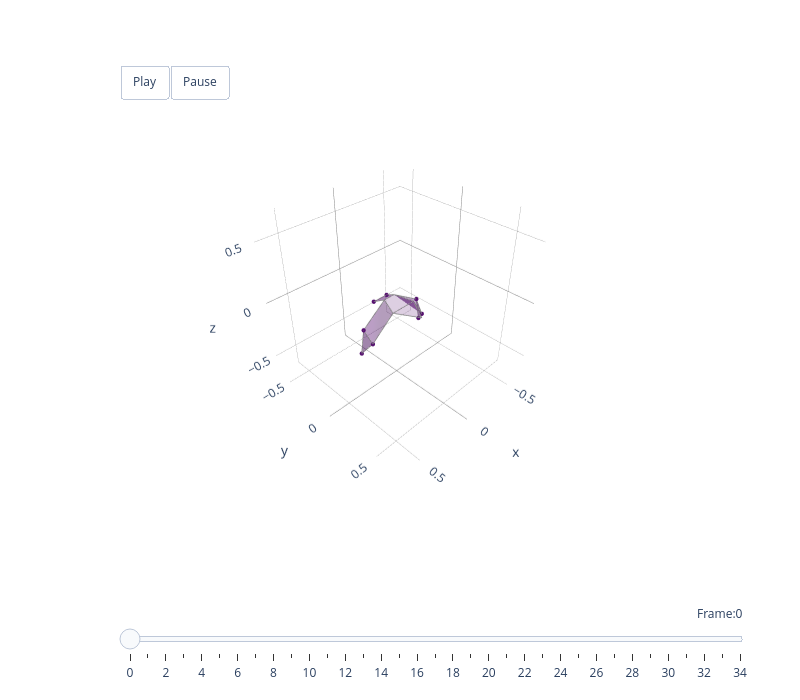

Notebook cell for this chart:
### Markdown cell above
### Full bilateral flight reconstruction

We can also reconstruct a complete flight sequence using the mean left and right scores from a hawk (Toothless, 9 m straight flight) and project it onto the species morphology.

### Code cell
# Get mean flight scores for a hawk
scores_df, _ = get_score_df(scores, unilateral_frame_info_df, size_bin=0.05)

_, Left_mean_scores, _, _ = get_binned_scores(
    scores_df, hawkname="Toothless", perchDist="9m", turn='Straight',
    left=True, year=2020
)
_, Right_mean_scores, _, _ = get_binned_scores(
    scores_df, hawkname="Toothless", perchDist="9m", turn='Straight',
    left=False, year=2020
)

Left_selected = Left_mean_scores.to_numpy()
Right_selected = Right_mean_scores.to_numpy()
components_list = np.arange(12)

# Reconstruct bilateral flight in target species morphology
recon_left = reconstruct(Left_selected, pc_transformed, mu_species, components_list)
recon_right = reconstruct(Right_selected, pc_transformed, mu_species, components_list)
reconstructed_full = to_bilateral(recon_right, left=recon_left)

print(f"Reconstructed flight: {reconstructed_full.shape[0]} frames")
animate_plotly(approx_bird3d, reconstructed_full[:35], colour='#540D6E')

### Figure 1 — Plotly figure (JSON) as saved in the notebook; plotly's stock layout.template omitted (floating-point values rounded to 4 significant figures)
{"data": [{"color": "#540D6E", "hoverinfo": "none", "opacity": 0.5, "type": "mesh3d", "x": [-0.3123, -0.2647, -0.2802], "y": [-0.06263, 0.0156, -0.06066], "z": [-0.3507, -0.2429, -0.147]}, {"hoverinfo": "name", "line": {"color": "grey", "width": 1.5}, "mode": "lines", "name": "left_handwing #540D6E", "type": "scatter3d", "x": [-0.3123, -0.2647, -0.2802, -0.3123], "y": [-0.06263, 0.0156, -0.06066, -0.06263], "z": [-0.3507, -0.2429, -0.147, -0.3507]}, {"color": "#540D6E", "hoverinfo": "none", "opacity": 0.5, "type": "mesh3d", "x": [0.3026, 0.2562, 0.2738], "y": [-0.06012, 0.01677, -0.05895], "z": [-0.3524, -0.2441, -0.1481]}, {"hoverinfo": "name", "line": {"color": "grey", "width": 1.5}, "mode": "lines", "name": "right_handwing #540D6E", "type": "scatter3d", "x": [0.3026, 0.2562, 0.2738, 0.3026], "y": [-0.06012, 0.01677, -0.05895, -0.06012], "z": [-0.3524, -0.2441, -0.1481, -0.3524]}, {"color": "#540D6E", "hoverinfo": "none", "opacity": 0.4, "type": "mesh3d", "x": [-0.2647, -0.2802, -0.049, -0.1056], "y": [0.0156, -0.06066, -0.07383, 0.07383], "z": [-0.2429, -0.147, -1.429e-15, -0.01495]}, {"hoverinfo": "name", "line": {"color": "grey", "width": 1.5}, "mode": "lines", "name": "left_armwing #540D6E", "type": "scatter3d", "x": [-0.2647, -0.2802, -0.049, -0.1056, -0.2647], "y": [0.0156, -0.06066, -0.07383, 0.07383, 0.0156], "z": [-0.2429, -0.147, -1.429e-15, -0.01495, -0.2429]}, {"color": "#540D6E", "hoverinfo": "none", "opacity": 0.4, "type": "mesh3d", "x": [0.2562, 0.2738, 0.049, 0.1056], "y": [0.01677, -0.05895, -0.07383, 0.07383], "z": [-0.2441, -0.1481, -1.429e-15, -0.01495]}, {"hoverinfo": "name", "line": {"color": "grey", "width": 1.5}, "mode": "lines", "name": "right_armwing #540D6E", "type": "scatter3d", "x": [0.2562, 0.2738, 0.049, 0.1056, 0.2562], "y": [0.01677, -0.05895, -0.07383, 0.07383, 0.01677], "z": [-0.2441, -0.1481, -1.429e-15, -0.01495, -0.2441]}, {"color": "#540D6E", "hoverinfo": "none", "opacity": 0.2, "type": "mesh3d", "x": [0.1056, -0.1056, -0.049, 0.049], "y": [0.07383, 0.07383, -0.07383, -0.07383], "z": [-0.01495, -0.01495, -1.429e-15, -1.429e-15]}, {"hoverinfo": "name", "line": {"color": "grey", "width": 1.5}, "mode": "lines", "name": "body #540D6E", "type": "scatter3d", "x": [0.1056, -0.1056, -0.049, 0.049, 0.1056], "y": [0.07383, 0.07383, -0.07383, -0.07383, 0.07383], "z": [-0.01495, -0.01495, -1.429e-15, -1.429e-15, -0.01495]}, {"color": "#540D6E", "hoverinfo": "none", "opacity": 0.2, "type": "mesh3d", "x": [0.1056, 0.0, -0.1056], "y": [0.07383, 0.254, 0.07383], "z": [-0.01495, -0.01495, -0.01495]}, {"hoverinfo": "name", "line": {"color": "grey", "width": 1.5}, "mode": "lines", "name": "head #540D6E", "type": "scatter3d", "x": [0.1056, 0.0, -0.1056, 0.1056], "y": [0.07383, 0.254, 0.07383, 0.07383], "z": [-0.01495, -0.01495, -0.01495, -0.01495]}, {"color": "#540D6E", "hoverinfo": "none", "opacity": 0.5, "type": "mesh3d", "x": [0.06303, -0.06832, -0.049, 0.049], "y": [-0.1763, -0.1751, -0.07383, -0.07383], "z": [-0.05948, -0.06063, -1.429e-15, -1.429e-15]}, {"hoverinfo": "name", "line": {"color": "grey", "width": 1.5}, "mode": "lines", "name": "tail #540D6E", "type": "scatter3d", "x": [0.06303, -0.06832, -0.049, 0.049, 0.06303], "y": [-0.1763, -0.1751, -0.07383, -0.07383, -0.1763], "z": [-0.05948, -0.06063, -1.429e-15, -1.429e-15, -0.05948]}, {"hoverinfo": "none", "marker": {"color": "#540D6E", "opacity": 1, "size": 2.5}, "mode": "markers", "type": "scatter3d", "x": [-0.3123, 0.3026, -0.2647, 0.2562, -0.2802, 0.2738, -0.06832, 0.06303], "y": [-0.06263, -0.06012, 0.0156, 0.01677, -0.06066, -0.05895, -0.1751, -0.1763], "z": [-0.3507, -0.3524, -0.2429, -0.2441, -0.147, -0.1481, -0.06063, -0.05948]}], "layout": {"height": 700, "margin": {"b": 100, "l": 50, "r": 50, "t": 100}, "scene": {"aspectmode": "cube", "aspectratio": {"x": 1, "y": 1, "z": 1}, "camera": {"eye": {"x": 1.5, "y": 1.5, "z": 1.5}, "up": {"x": 0, "y": 0, "z": 1}}, "domain": {"x": [0, 1], "y": [0.1, 1]}, "xaxis": {"backgroundcolor": "white", "dtick": 0.5, "gridcolor": "grey", "gridwidth": 0.5, "range": [-0.6841, 0.6841], "showbackground": true, "tick0": 0, "zerolinecolor": "grey"}, "yaxis": {"backgroundcolor": "white", "dtick": 0.5, "gridcolor": "grey", "gridwidth": 0.5, "range": [-0.6457, 0.7225], "showbackground": true, "tick0": 0, "zerolinecolor": "grey"}, "zaxis": {"backgroundcolor": "white", "dtick": 0.5, "gridcolor": "grey", "gridwidth": 0.5, "range": [-0.6841, 0.6841], "showbackground": true, "tick0": 0, "zerolinecolor": "grey"}}, "showlegend": false, "sliders": [{"active": 0, "currentvalue": {"font": {"size": 12}, "prefix": "Frame:", "visible": true, "xanchor": "right"}, "len": 0.9, "pad": {"b": 10, "t": 50}, "steps": [{"args": [[0], {"frame": {"duration": 300, "redraw": true}, "mode": "immediate", "transition": {"duration": 300}}], "label": "0", "method": "animate"}, {"args": [[1], {"frame": {"duration": 300, "redraw": true}, "mode": "immediate", "transition": {"duration": 300}}], "label": "1", "method": "animate"}, {"args": [[2], {"frame": {"duration": 300, "redraw": true}, "mode": "immediate", "transition": {"duration": 300}}], "label": "2", "method": "animate"}, {"args": [[3], {"frame": {"duration": 300, "redraw": true}, "mode": "immediate", "transition": {"duration": 300}}], "label": "3", "method": "animate"}, {"args": [[4], {"frame": {"duration": 300, "redraw": true}, "mode": "immediate", "transition": {"duration": 300}}], "label": "4", "method": "animate"}, {"args": [[5], {"frame": {"duration": 300, "redraw": true}, "mode": "immediate", "transition": {"duration": 300}}], "label": "5", "method": "animate"}, {"args": [[6], {"frame": {"duration": 300, "redraw": true}, "mode": "immediate", "transition": {"duration": 300}}], "label": "6", "method": "animate"}, {"args": [[7], {"frame": {"duration": 300, "redraw": true}, "mode": "immediate", "transition": {"duration": 300}}], "label": "7", "method": "animate"}, {"args": [[8], {"frame": {"duration": 300, "redraw": true}, "mode": "immediate", "transition": {"duration": 300}}], "label": "8", "method": "animate"}, {"args": [[9], {"frame": {"duration": 300, "redraw": true}, "mode": "immediate", "transition": {"duration": 300}}], "label": "9", "method": "animate"}, {"args": [[10], {"frame": {"duration": 300, "redraw": true}, "mode": "immediate", "transition": {"duration": 300}}], "label": "10", "method": "animate"}, {"args": [[11], {"frame": {"duration": 300, "redraw": true}, "mode": "immediate", "transition": {"duration": 300}}], "label": "11", "method": "animate"}, {"args": [[12], {"frame": {"duration": 300, "redraw": true}, "mode": "immediate", "transition": {"duration": 300}}], "label": "12", "method": "animate"}, {"args": [[13], {"frame": {"duration": 300, "redraw": true}, "mode": "immediate", "transition": {"duration": 300}}], "label": "13", "method": "animate"}, {"args": [[14], {"frame": {"duration": 300, "redraw": true}, "mode": "immediate", "transition": {"duration": 300}}], "label": "14", "method": "animate"}, {"args": [[15], {"frame": {"duration": 300, "redraw": true}, "mode": "immediate", "transition": {"duration": 300}}], "label": "15", "method": "animate"}, {"args": [[16], {"frame": {"duration": 300, "redraw": true}, "mode": "immediate", "transition": {"duration": 300}}], "label": "16", "method": "animate"}, {"args": [[17], {"frame": {"duration": 300, "redraw": true}, "mode": "immediate", "transition": {"duration": 300}}], "label": "17", "method": "animate"}, {"args": [[18], {"frame": {"duration": 300, "redraw": true}, "mode": "immediate", "transition": {"duration": 300}}], "label": "18", "method": "animate"}, {"args": [[19], {"frame": {"duration": 300, "redraw": true}, "mode": "immediate", "transition": {"duration": 300}}], "label": "19", "method": "animate"}, {"args": [[20], {"frame": {"duration": 300, "redraw": true}, "mode": "immediate", "transition": {"duration": 300}}], "label": "20", "method": "animate"}, {"args": [[21], {"frame": {"duration": 300, "redraw": true}, "mode": "immediate", "transition": {"duration": 300}}], "label": "21", "method": "animate"}, {"args": [[22], {"frame": {"duration": 300, "redraw": true}, "mode": "immediate", "transition": {"duration": 300}}], "label": "22", "method": "animate"}, {"args": [[23], {"frame": {"duration": 300, "redraw": true}, "mode": "immediate", "transition": {"duration": 300}}], "label": "23", "method": "animate"}, {"args": [[24], {"frame": {"duration": 300, "redraw": true}, "mode": "immediate", "transition": {"duration": 300}}], "label": "24", "method": "animate"}, {"args": [[25], {"frame": {"duration": 300, "redraw": true}, "mode": "immediate", "transition": {"duration": 300}}], "label": "25", "method": "animate"}, {"args": [[26], {"frame": {"duration": 300, "redraw": true}, "mode": "immediate", "transition": {"duration": 300}}], "label": "26", "method": "animate"}, {"args": [[27], {"frame": {"duration": 300, "redraw": true}, "mode": "immediate", "transition": {"duration": 300}}], "label": "27", "method": "animate"}, {"args": [[28], {"frame": {"duration": 300, "redraw": true}, "mode": "immediate", "transition": {"duration": 300}}], "label": "28", "method": "animate"}, {"args": [[29], {"frame": {"duration": 300, "redraw": true}, "mode": "immediate", "transition": {"duration": 300}}], "label": "29", "method": "animate"}, {"args": [[30], {"frame": {"duration": 300, "redraw": true}, "mode": "immediate", "transition": {"duration": 300}}], "label": "30", "method": "animate"}, {"args": [[31], {"frame": {"duration": 300, "redraw": true}, "mode": "immediate", "transition": {"duration": 300}}], "label": "31", "method": "animate"}, {"args": [[32], {"frame": {"duration": 300, "redraw": true}, "mode": "immediate", "transition": {"duration": 300}}], "label": "32", "method": "animate"}, {"args": [[33], {"frame": {"duration": 300, "redraw": true}, "mode": "immediate", "transition": {"duration": 300}}], "label": "33", "method": "animate"}, {"args": [[34], {"frame": {"duration": 300, "redraw": true}, "mode": "immediate", "transition": {"duration": 300}}], "label": "34", "method": "animate"}], "transition": {"duration": 300, "easing": "cubic-in-out"}, "x": 0.1, "xanchor": "left", "y": 0, "yanchor": "top"}], "updatemenus": [{"buttons": [{"args": [null, {"frame": {"duration": 100, "redraw": true}, "mode": "immediate"}], "label": "Play", "method": "animate"}, {"args": [[null], {"frame": {"duration": 0, "redraw": true}, "mode": "immediate"}], "label": "Pause", "method": "animate"}], "direction": "left", "pad": {"r": 10, "t": 10}, "showactive": false, "type": "buttons", "x": 0.1, "xanchor": "left", "y": 1.1, "yanchor": "top"}], "width": 800}}
